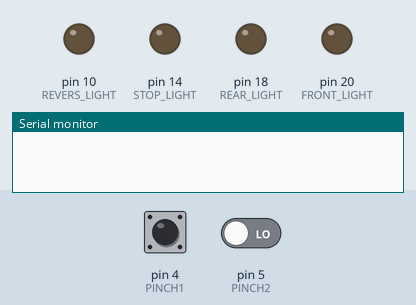
Bench run of a program on a simulated Arduino Leonardo, built with avr-gcc and run on an emulated ATmega32U4. Shown: output pins drawn as LEDs (lit = HIGH), the last lines printed to the serial monitor. The inputs (shaded band) are chosen by the test bench; at power-on: pin 4 (PINCH1) LOW, pin 5 (PINCH2) LOW.

Above: at 1.2 s.
1.3 s: pin 4 (PINCH1) pulsed HIGH 5 times (0.12 s each, 0.3 s apart)
At 2.6 s:
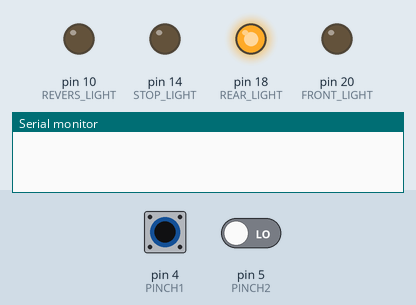
At 4.6 s:
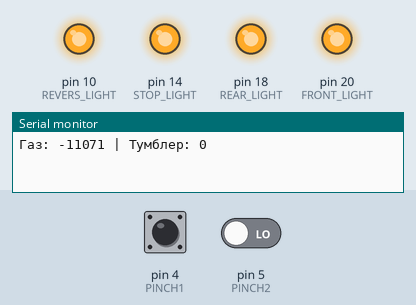
Timing chart, 0 to 27.1 s (numbered marks = the images above; inputs shaded):
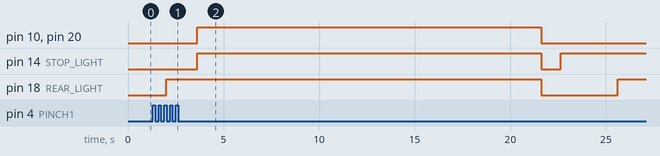

The program:

main.cpp
```cpp
/*

 RC Light control Arduino Pro Micro (Leonardo) v1.1

  Описание:
  - PINCH1 - канал ГАЗА
  - PINCH2 - канал ТУМБЛЕРА

  Возможности:
  - Проверка сигнала ТОЛЬКО при включении (если сигнала нет - горит АВАРИЙНАЯ СИГНАЛИЗАЦИЯ)
  - Автокалибровка при включении (после проверки сигнала)
  - Газ вперед - лампы не горят
  - Газ назад - горит ЗАДНИЙ ХОД
  - Газ в нейтрали - горит СТОП
  - Тублер в положении отличающемся от начального включает СВЕТ и ГАБАРИТЫ

*/

#include <Arduino.h>

// ----------------------- ПИНЫ ---------------------------
// Входные пины
#define PINCH1 4 // Пин канала ГАЗА
#define PINCH2 5 // Пин канала ТУМБЛЕРА
// Выходные пины
#define REVERS_LIGHT 10 // Пин ЗАДНЕГО ХОДА
#define STOP_LIGHT 14   // Пин СТОП СИГНАЛА
#define REAR_LIGHT 18   // Пин ГАБАРИТОВ
#define FRONT_LIGHT 20  // Пин СВЕТА
// ----------------------- ПИНЫ ---------------------------

// --------------------- ПЕРЕМЕННЫЕ ----------------------
int ppm_throttle, ppm_switch;
int throttle_min;          // Нижняя граница нейтрали газа,
int throttle_max;          // Верхняя граница нейтрали газа
int switch_min;            // Нижняя граница тумблера
int switch_max;            // Верхняя граница тумблера
bool calibration_flag = 0; // Флаг калибровки
// --------------------- ПЕРЕМЕННЫЕ ----------------------

// --------------------- ИНИЦИАЛИЗАЦИЯ ----------------------
void setup()
{
  Serial.begin(9600);
  pinMode(PINCH1, INPUT);        // Вход канала ГАЗА
  pinMode(PINCH2, INPUT);        // Вход канала ТУМБЛЕРА
  pinMode(STOP_LIGHT, OUTPUT);   // Выход для ламп СТОП СИГНАЛА
  pinMode(REVERS_LIGHT, OUTPUT); // Выход для ламп ЗАДНЕГО ХОДА
  pinMode(FRONT_LIGHT, OUTPUT);  // Выход для лам переднего СВЕТА
  pinMode(REAR_LIGHT, OUTPUT);   // Выход для лам ГАБАРИТОВ
}
// --------------------- ИНИЦИАЛИЗАЦИЯ ----------------------

// ----- Аварийная сигнализация -----
void alarm()
{
  static uint32_t tmr;
  static bool flag;

  uint32_t period;
  if (flag)
    period = 700;
  else
    period = 350;

  if (millis() - tmr > period)
  {
    tmr = millis();
    digitalWrite(REAR_LIGHT, !digitalRead(REAR_LIGHT));
    flag = !flag;
  }
}

// ----- Калибровка -----
void calibration()
{
  if (calibration_flag == 0)
  { // Начало цикла калибровки
    for (int i = 0; i < 10; i++)
    {
      ppm_throttle = pulseIn(PINCH1, HIGH); // Чтение канала ГАЗА
      throttle_min = ppm_throttle - 25;     // Нижняя граница нейтрали ГАЗА
      throttle_max = ppm_throttle + 25;     // Верхняя граница нейтрали ГАЗА

      ppm_switch = pulseIn(PINCH2, HIGH); // Чтение канала ТУМБЛЕРА
      switch_min = ppm_switch - 50;       // Нижняя граница нейтрали ТУМБЛЕРА
      switch_max = ppm_switch + 50;       // Верхняя граница нейтрали ТУМБЛЕРА

      Serial.print("Газ: ");
      Serial.print(ppm_throttle);
      Serial.print(" | Тумблер: ");
      Serial.println(ppm_switch);

      digitalWrite(STOP_LIGHT, 1);
      digitalWrite(REAR_LIGHT, 1);
      digitalWrite(REVERS_LIGHT, 1);
      digitalWrite(FRONT_LIGHT, 1);
    }
    // Конец цикла калибровки
    digitalWrite(STOP_LIGHT, 0);
    digitalWrite(REAR_LIGHT, 0);
    digitalWrite(REVERS_LIGHT, 0);
    digitalWrite(FRONT_LIGHT, 0);
    calibration_flag = 1;
  }
}

// ----- Канал ГАЗА -----
void ch1()
{
  ppm_throttle = pulseIn(PINCH1, HIGH); // Чтение канала ГАЗА

  if (ppm_throttle < throttle_min) // Условие включения ЗАДНЕГО ХОДА
  {
    digitalWrite(REVERS_LIGHT, HIGH);
  }
  else
  {
    digitalWrite(REVERS_LIGHT, LOW);
  }

  if (throttle_min <= ppm_throttle && ppm_throttle <= throttle_max) // Условие включения СТОП СИГНАЛА
  {
    digitalWrite(STOP_LIGHT, HIGH);
  }
  else
  {
    digitalWrite(STOP_LIGHT, LOW);
  }
}

// ----- Канал ТУМБЛЕРА -----
void ch2()
{
  ppm_switch = pulseIn(PINCH2, HIGH);                     // Чтение канала ТУМБЛЕРА
  if (ppm_switch < switch_min || ppm_switch > switch_max) // Условие включения СВЕТА и ГАБАРИТОВ
  {
    digitalWrite(FRONT_LIGHT, HIGH);
    digitalWrite(REAR_LIGHT, HIGH);
  }
  else if (ppm_switch > switch_min || ppm_switch < switch_max)
  {
    digitalWrite(FRONT_LIGHT, LOW);
    digitalWrite(REAR_LIGHT, LOW);
  }
}

// ------------------------------ ОСНОВНОЙ ЦИКЛ -------------------------------
void loop()
{
  while (pulseIn(PINCH1, HIGH) == 0 && pulseIn(PINCH2, HIGH) == 0) // Проверка сигнала. Может сработать только при первом включении
  {
    alarm();
  }
  calibration(); // Калибровка нейтрали при включении или сбросе
  ch1();         // Чтение канала ГАЗА, управление СТОПОМ и ЗАДНИМ ХОДОМ
  ch2();         // Чтение канала ТУМБЛЕРА, управление СВЕТОМ
}
// ------------------------------ ОСНОВНОЙ ЦИКЛ -------------------------------
```

Measured:
- after the input at 1.3 s, pin 10 (REVERS_LIGHT), pin 20 (FRONT_LIGHT): LOW → HIGH after 2.3 s, → LOW 18.0 s later; pin 14 (STOP_LIGHT): LOW → HIGH after 2.3 s, → LOW 18.0 s later, → HIGH 1.0 s later
